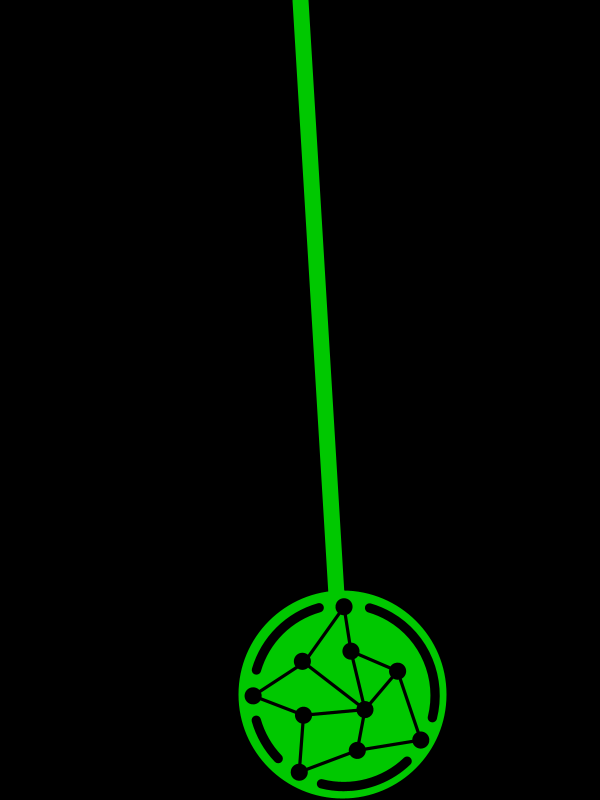
#> input picture frames/frame-00000001.png, 600 x 800 px; its folder holds only this picture in this run
$ python transform.py
#> lines starting #> are read from the running program, lines starting #| are printed output that depends on the picture; after the words box and inside, x2 and y2 are one past the last pixel; in counts of white or black regions, pixels touching at a corner belong together
#-*- encoding: utf8 -*-
import numpy as np
from PIL import Image
from os import listdir as ls

## los directorios como constantes
FRAMESDIR = "frames"
OUTPUT = "transformed"
# levantamos la lista como nombres de archivos (para debug basta con hacer print)
framelist = ls(FRAMESDIR)

## estos son los simbolos utilizados
##
sym = "•|+#&?$@%"
SYMLEN = len(sym)

# iteramos por cada archivo
for filename in framelist:
  # with se encarga de abrir y cerrar cada archivo automáticamente
  with Image.open(f'{FRAMESDIR}/{filename}') as frame:
    # convertimos la imagen a un array de numpy.
    # se usan valores flotantes y no enteros para normalizar después
    # la matriz tiene forma: [ [ [] * 3 canales ] * ancho ] * altura
#> frame is the input picture: PIL image 600x800 RGB; mean R, G, B 0, 14.8, 0
    img = np.array(frame, dtype="float").reshape(frame.height, frame.width, 3)

    # reducimos el array tomando uno de cada 20 elementos vertical y 10 horizontalmente
    # (el formato de filtro es [inicio:fin:pasos])
    # y dejamos el valor del verde (1)
    array_reducido = img[::20, ::10, 1]
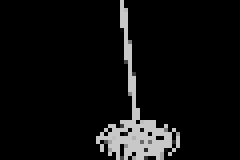
#> array_reducido: shape (40, 60) float64 (shown 4 times larger); min 0, max 200, mean 15.1

    # como convertimos de RGB a GRIS dividimos por el rango más alto (255)
    # que tiene cada canal de color, nos quedan valores entre 0 y 1.0 (normalización)
    array_reducido /= 255
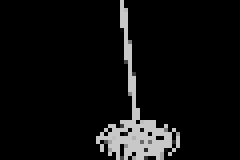
#> array_reducido: shape (40, 60) float64 (shown 4 times larger); 8.12% of pixels changed, all inside (x1, y1, x2, y2) = (24, 0, 45, 40)
    # multiplicamos cada valor por el número de símbolos a utilizar
    array_reducido *= SYMLEN
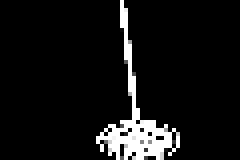
#> array_reducido: shape (40, 60) float64 (shown 4 times larger); 8.12% of pixels changed, all inside (x1, y1, x2, y2) = (24, 0, 45, 40); drawn with min black and max white

    # giardamos la matriz generada como un texto con saltos de línea
    text = ""

    # convertimos el tipo del array a unsigned integer de 8 bits (redondea y evitamos los decimales)
    # guardamos cada línea horizontal como línea de texto
    for l in array_reducido.astype("uint8"):
      text += "".join([sym[_] for _ in l]) + "\n"
#> this loop made 40 passes

  ## salimos de la iteración y guardamos el archivo de texto con el mismo nombre más ".txt" al final
  with open(f'{OUTPUT}/{filename}.txt', 'a') as f:
    f.write(text)

print("se acabó lo que se-daba, dijo el anestesista")

$ run again, on frames/frame-00000011.png
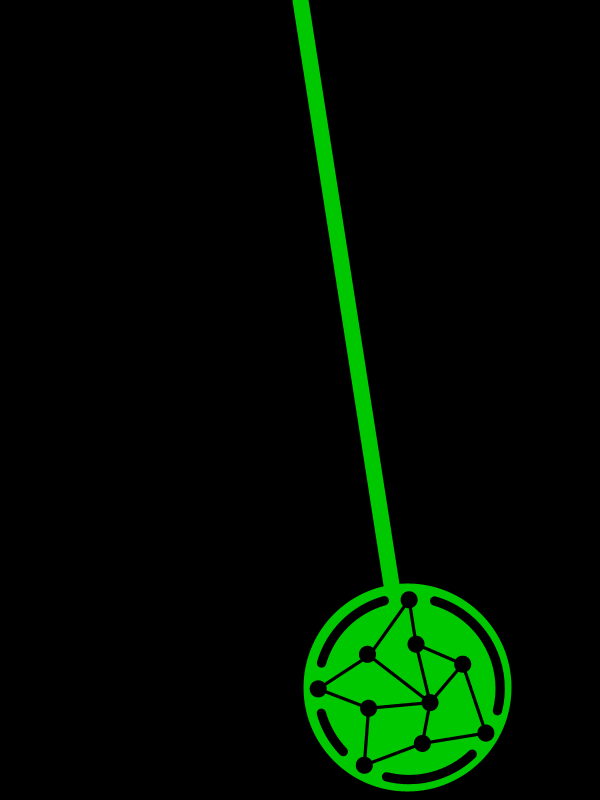
#> input picture frames/frame-00000011.png, 600 x 800 px
#> frame is the input picture: PIL image 600x800 RGB; mean R, G, B 0, 14.8, 0
#> `array_reducido /= 255`:
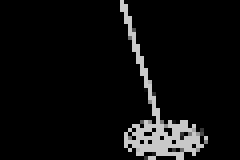
#> array_reducido: shape (40, 60) float64 (shown 4 times larger); min 0, max 0.784, mean 0.0569
#> `array_reducido *= SYMLEN`:
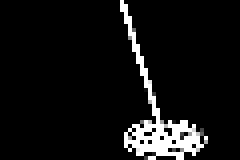
#> array_reducido: shape (40, 60) float64 (shown 4 times larger); 7.88% of pixels changed, all inside (x1, y1, x2, y2) = (30, 0, 52, 40); drawn with min black and max white
#> the loop `for l in array_reducido.astype("uint8"):` made 40 passes
